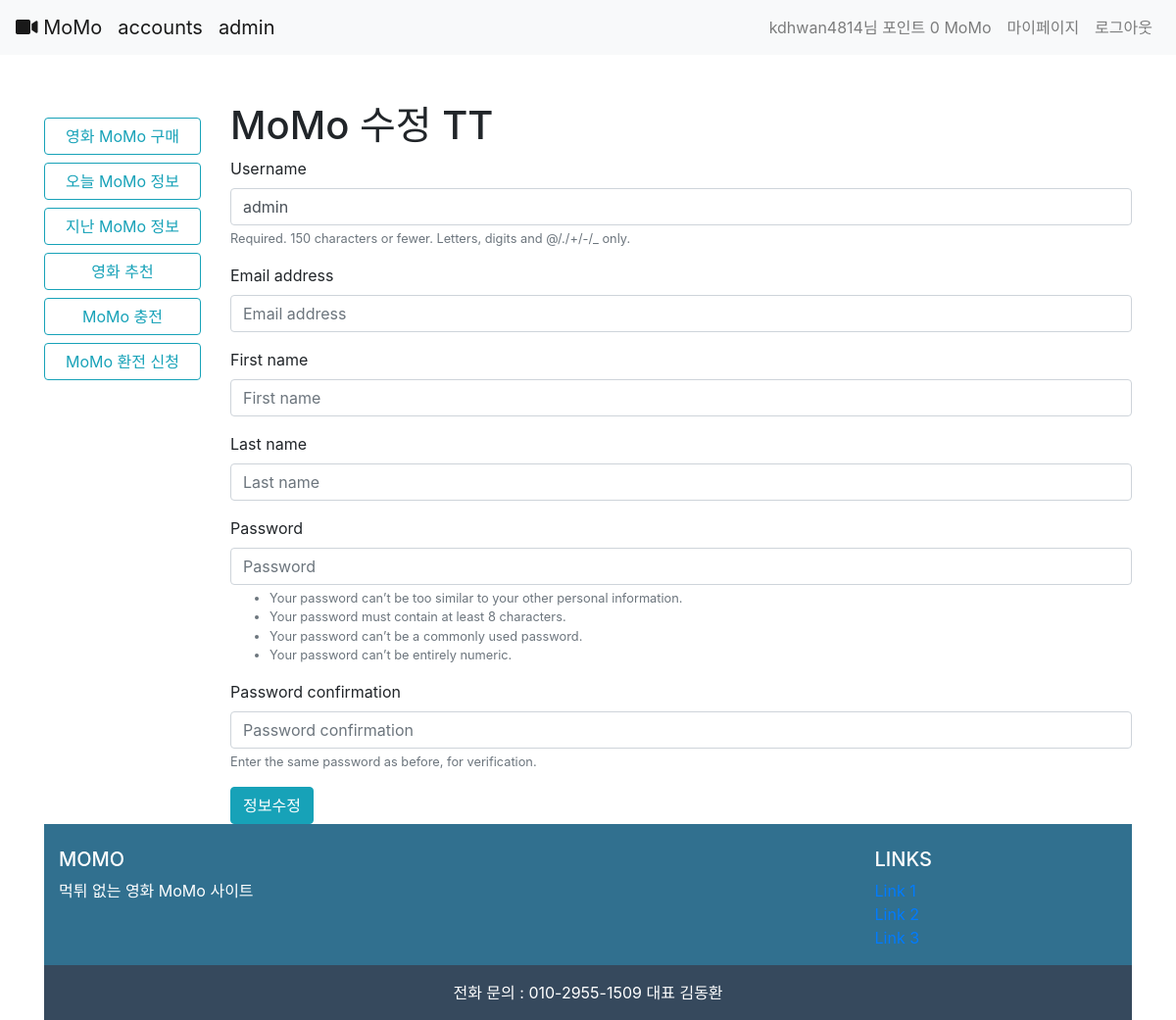
Page /accounts/3/ (signed in) on the committed database.
### accounts/models.py (models this page shows)
class User(AbstractUser):
    points = models.PositiveIntegerField(default=0)

### accounts/views.py (the view)
# urls.py: path('<int:user_id>/',views.user_detail,name='user_detail'),
@login_required
def user_detail(request,user_id):
    user = get_user_model().objects.get(id=user_id)
    message = False
    if request.method == 'POST':
        form = UserCustomCreationForm(request.POST, instance=user)
        if form.is_valid():
            form.save()
            message = "수정되었습니다."
    form = UserCustomCreationForm(instance=user)
    context={
        'form':form,
        'message':message
    }
    return render(request, 'accounts/forms.html', context)

### accounts/forms.py
class UserCustomCreationForm(UserCreationForm):
    class Meta:
        model = get_user_model()
        fields = ['username', 'email','first_name','last_name']

### accounts/templates/accounts/forms.html (shortened to what this page needs)
{% extends 'base.html' %}
{% load bootstrap4 %}
{% block body %}
{% if flag == 'one' %}
<h1 >Welcome To MoMo TT</h1>
{% else %}
  {% if flag == 'two' %}
  <h1>MoMo 로그인 TT</h1>
  {% else %}
  <h1>MoMo 수정 TT</h1>
  {% endif %}
{% endif %}
<form method="POST">
    {% bootstrap_form form %}
    {% if flag == 'one' %}
    {% buttons %}
    <button type="submit" class="btn btn-info">회원가입</button>
    {% endbuttons %}
    {% else %}
    {% if flag == 'two' %}
    {% buttons %}
    <button type="submit" class="btn btn-info">로그인</button>
    {% endbuttons %}
    {% else %}
    <button type="submit" class="btn btn-info">정보수정</button>
    {% endif %}
    {% endif %}
</form>
{% endblock %}

### bob/templates/nav.html (shortened to what this page needs)
<nav class="navbar navbar-expand-lg navbar-light bg-light">
  <a class="navbar-brand" href="{% url 'movies:list' %}">
    <i class="fas fa-video"></i>
    MoMo
  </a>
    <a class="navbar-brand" href="/accounts/">
    accounts
  </a>
    <a class="navbar-brand" href="/admin/">
      admin
  </a>
  <div class="collapse navbar-collapse" id="navbarNav">
    <ul class="navbar-nav ml-auto">
      {% if user.is_authenticated %}
      <li class="nav-item">
        <a class="nav-link" tabindex="-1" aria-disabled="true">{{ user }}님 포인트 {{ user.points }} MoMo</a>
      </li>
      <li class="nav-item">
        <a class="nav-link" href="{% url 'accounts:user_detail' user.id %}" tabindex="-1" aria-disabled="true">마이페이지</a>
      </li>
      <li class="nav-item">
        <a class="nav-link" href="{% url 'accounts:logout' %}">로그아웃</a>
      </li>
      {% endif %}
    </ul>
  </div>
</nav>

### rows in the picture
User: username "kdhwan4814", points "0"
User: username "admin"
